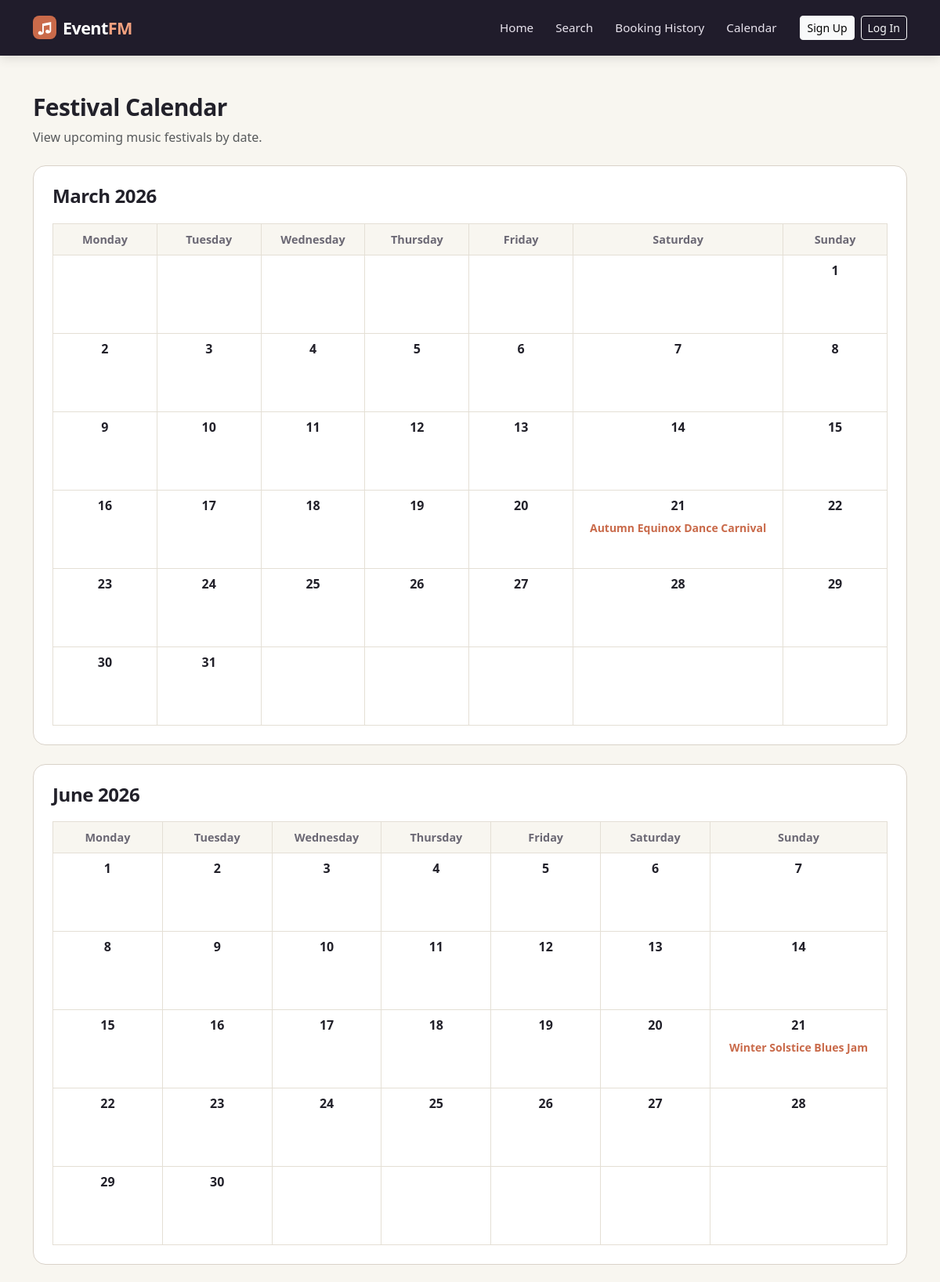
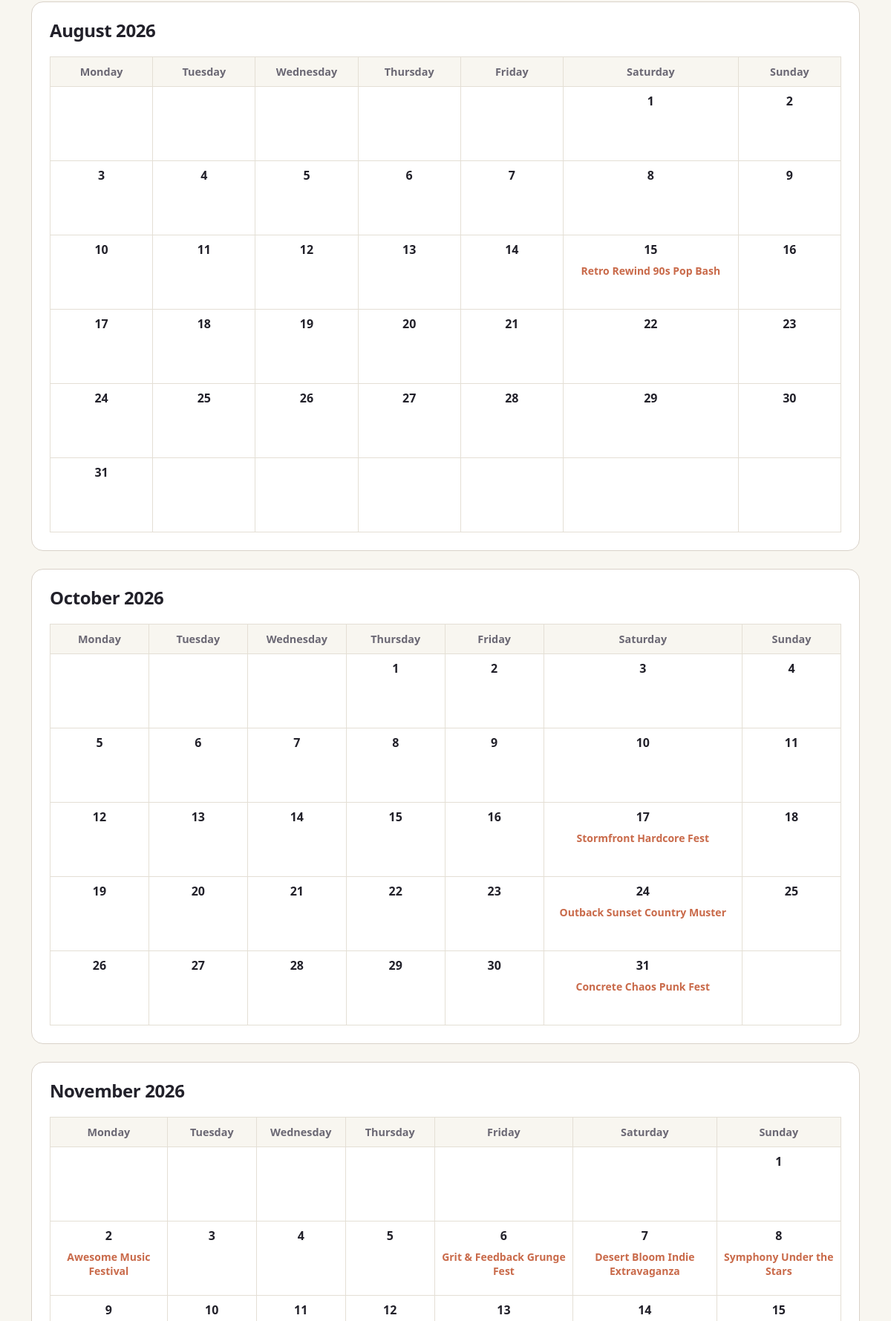
/calendar (upper part), run on the app's committed database (2 pictures, top to bottom).
### website/models.py (models this page shows)
class Event(db.Model):
    __tablename__ = 'events'
    id = db.Column(db.Integer, primary_key=True)
    title = db.Column(db.String(200), nullable=False)
    description = db.Column(db.Text, nullable=False)
    date = db.Column(db.Date, nullable=False)
    start_time = db.Column(db.Time, nullable=False)
    end_time = db.Column(db.Time, nullable=False)
    location = db.Column(db.String(200), nullable=False)
    genre = db.Column(db.String(30), nullable=False)
    age_limit = db.Column(db.String(20), nullable=False, default='all-ages')
    price = db.Column(db.Float, nullable=False)
    capacity = db.Column(db.Integer, nullable=False)
    image_filename = db.Column(db.String(200))
    status = db.Column(db.String(20), nullable=False, default='Open')
    acknowledgement_type = db.Column(db.String(20), nullable=False, default='none')
    acknowledgement_text = db.Column(db.Text)
    user_id = db.Column(db.Integer, db.ForeignKey('users.id'), nullable=False) #Links to user who created it (User.ID = Foreign Key)
    comments = db.relationship('Comment', backref='event', lazy=True)
    orders = db.relationship('Order', backref='event', lazy=True)
    chunks = db.relationship('EventChunk', backref='event', lazy=True, cascade='all, delete-orphan')
    acknowledgement = db.relationship('Acknowledgement', backref='event', uselist=False, cascade='all, delete-orphan')
    @property
    def tickets_sold(self):
        return sum(o.quantity for o in self.orders if o.booking_status != 'Cancelled')
    @property
    def tickets_remaining(self):
        return self.capacity - self.tickets_sold
    def refresh_status(self):
        if self.status == 'Cancelled':
            return
        if self.date < datetime.now().date():
            self.status = 'Inactive'
        elif self.tickets_remaining <= 0:
            self.status = 'Sold Out'
        else:
            self.status = 'Open'

### website/views.py (the view)
@main_bp.route('/calendar')
def festival_calendar():
    events = Event.query.order_by(Event.date.asc()).all()
    for event in events:
        event.refresh_status()
    db.session.commit()
    months = {}
    for event in events:
        month_key = (event.date.year, event.date.month)
        if month_key not in months:
            months[month_key] = {
                'name': calendar.month_name[event.date.month],
                'year': event.date.year,
                'weeks': calendar.monthcalendar(
                    event.date.year,
                    event.date.month
                ),
                'events': []
            }
        months[month_key]['events'].append(event)
    return render_template(
        'festival-calendar.html',
        months=months
    )

### website/templates/festival-calendar.html (shortened to what this page needs)
{% extends "base.html" %}
{% block content %}
<div class="container py-5">
    <div class="mb-4">
        <h1 class="festival-section-title mb-2">Festival Calendar</h1>
        <p class="text-muted mb-0">View upcoming music festivals by date.</p>
    </div>
    {% for month_key, month in months.items() %}
        <div class="card calendar-card mb-4">
            <div class="card-body p-4">
                <h2 class="calendar-month">
                    {{ month.name }} {{ month.year }}
                </h2>
                <div class="table-responsive">
                    <table class="table table-bordered calendar-table text-center align-middle">
                        <thead>
                            <tr>
                                <th>Monday</th>
                                <th>Tuesday</th>
                                <th>Wednesday</th>
                                <th>Thursday</th>
                                <th>Friday</th>
                                <th>Saturday</th>
                                <th>Sunday</th>
                            </tr>
                        </thead>
                        <tbody>
                            {% for week in month.weeks %}
                                <tr>
                                    {% for day in week %}
                                        <td>
                                            {% if day != 0 %}
                                                <strong>{{ day }}</strong>
                                                {% for event in month.events %}
                                                    {% if event.date.day == day %}
                                                        <div class="small mt-2">
                                                            <a href="{{ url_for('main.event_details', event_id=event.id) }}">
                                                                {{ event.title }}
                                                            </a>
                                                        </div>
                                                    {% endif %}
                                                {% endfor %}
                                            {% endif %}
                                        </td>
                                    {% endfor %}
                                </tr>
                            {% endfor %}
                        </tbody>
                    </table>
                </div>
            </div>
        </div>
    {% else %}
        <div class="card booking-empty">
            <i class="bi bi-calendar-x" aria-hidden="true"></i>
            <h3>No events yet</h3>
            <p>No events are currently available on the calendar.</p>
        </div>
    {% endfor %}
</div>
{% endblock %}

### website/static/styles/style.css (style rules this page uses)
html { background-color: #201C2B; }
body { background-color: #F8F6F0; min-height: 100vh; display: flex; flex-direction: column; }
.container { padding-top: 30px; }
.festival-section-title { font-size: clamp(1.5rem, 2.5vw, 2rem); font-weight: 600; letter-spacing: -0.6px; color: #22212A; margin-bottom: 24px; }
.card { box-shadow: none !important; border: 1px solid #D9D2C9 !important; }
.calendar-card { border-radius: 16px; overflow: hidden; background-color: #ffffff; }
.calendar-month { margin-bottom: 20px; font-size: 1.5rem; font-weight: 600; letter-spacing: -0.4px; color: #22212A; }
.calendar-table { --bs-table-border-color: #E4DFD5; margin-bottom: 0; }
.calendar-table th { padding: 10px 6px; font-size: 0.9rem; font-weight: 600; color: #6b6874; background-color: #F8F6F0; }
.calendar-table td { min-width: 120px; height: 100px; vertical-align: top; color: #22212A; }
.calendar-table td a { color: #C96A4A; font-weight: 600; text-decoration: none; }

### data on the page
Event: title "Autumn Equinox Dance Carnival"
Event: title "Winter Solstice Blues Jam"
Event: title "Retro Rewind 90s Pop Bash"
Event: title "Stormfront Hardcore Fest"
Event: title "Outback Sunset Country Muster"
Event: title "Concrete Chaos Punk Fest"
Event: title "Awesome Music Festival"
Event: title "Grit & Feedback Grunge Fest"
Event: title "Desert Bloom Indie Extravaganza"
Event: title "Symphony Under the Stars"

### other printed values
{{ month.name }} "March" "June" "August" "October" "November"
{{ month.year }} "2026" "2026" "2026" "2026" "2026"
{{ day }} "1" "2" "3" "4" "5" "6" "7" "8" "9" "10" "11" "12" "13" "14" "15" "16" "17" "18" "19" "20" "21" "22" "23" "24" "25" "26" "27" "28" "29" "30" "31" "1" "2" "3" "4" "5" "6" "7" "8" "9" "10" "11" "12" "13" "14" "15" "16" "17" "18" "19" "20" "21" "22" "23" "24" "25" "26" "27" "28" "29" "30" "1" "2" "3" "4" "5" "6" "7" "8" "9" "10" "11" "12" "13" "14" "15" "16" "17" "18" "19" "20" "21" "22" "23" "24" "25" "26" "27" "28" "29" "30" "31" "1" "2" "3" "4" "5" "6" "7" "8" "9" "10" "11" "12" "13" "14" "15" "16" "17" "18" "19" "20" "21" "22" "23" "24" "25" "26" "27" "28" "29" "30" "31" "1" "2" "3" "4" "5" "6" "7" "8" "9" "10" "11" "12" "13" "14" "15"
